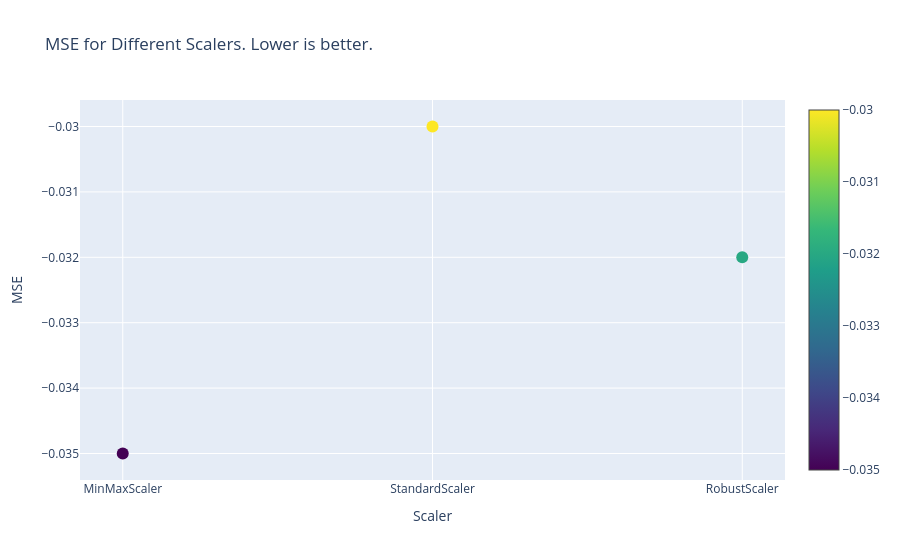

This figure's notebook cell:
### Code cell
# Convert the dictionary to a DataFrame
scalers_mse = cv_results

# Convert dictionary into lists for plotting
scalers = list(scalers_mse.keys())
mse_values = list(scalers_mse.values())

# Create the scatter plot
fig = go.Figure()

# Add scatter plot trace
fig.add_trace(go.Scatter(
    x=scalers,  # X-axis: Scaler names
    y=mse_values,  # Y-axis: MSE values
    mode='markers',  # Use markers (dots)
    marker=dict(
        size=12,  # Set size of the dots
        color=mse_values,  # Color the dots based on MSE values
        colorscale='Viridis',  # Color scale
        showscale=True  # Show color scale
    ),
    text=mse_values,  # Show MSE value on hover
    name="Scaler MSE"
))

# Update layout
fig.update_layout(
    title="MSE for Different Scalers. Lower is better.",
    xaxis_title="Scaler",
    yaxis_title="MSE",
    template="plotly",
    showlegend=False,
    height=500,
)

# Show the plot
fig.show()

### Figure 1 — Plotly figure (JSON) as saved in the notebook; plotly's stock layout.template omitted (floating-point values rounded to 4 significant figures)
{"data": [{"marker": {"color": [-0.035, -0.03, -0.032], "colorscale": [[0, "#440154"], [0.1111, "#482878"], [0.2222, "#3e4989"], [0.3333, "#31688e"], [0.4444, "#26828e"], [0.5556, "#1f9e89"], [0.6667, "#35b779"], [0.7778, "#6ece58"], [0.8889, "#b5de2b"], [1, "#fde725"]], "showscale": true, "size": 12}, "mode": "markers", "name": "Scaler MSE", "text": ["-0.035", "-0.03", "-0.032"], "type": "scatter", "x": ["MinMaxScaler", "StandardScaler", "RobustScaler"], "y": [-0.035, -0.03, -0.032]}], "layout": {"autosize": true, "showlegend": false, "title": {"text": "MSE for Different Scalers. Lower is better."}, "xaxis": {"autorange": true, "range": [-0.1322, 2.132], "title": {"text": "Scaler"}, "type": "category"}, "yaxis": {"autorange": true, "range": [-0.03543, -0.02957], "title": {"text": "MSE"}, "type": "linear"}}}
